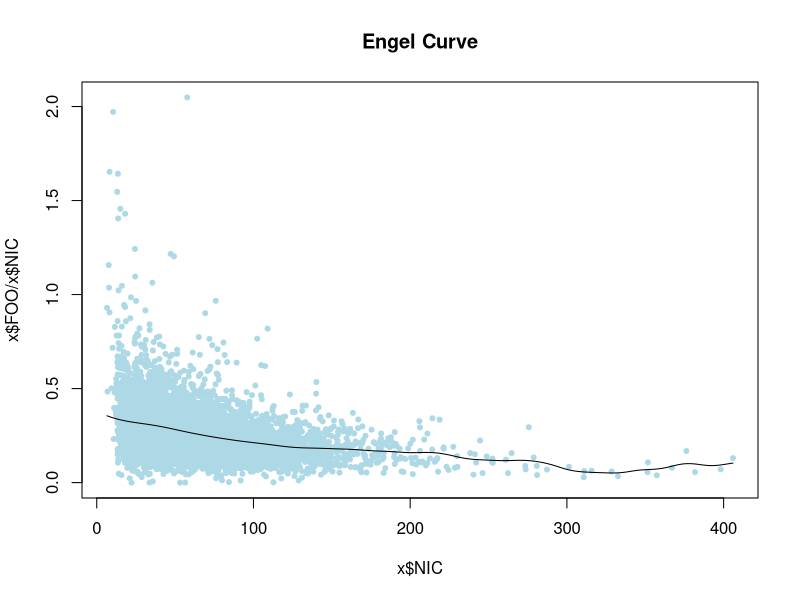

Here is the R script that generated this plot:

# clear variables and close windows
rm(list = ls(all = TRUE))
graphics.off()

# install and load packages
libraries = c("KernSmooth")
lapply(libraries, function(x) if (!(x %in% installed.packages())) {
install.packages(x)
})
lapply(libraries, library, quietly = TRUE, character.only = TRUE)

# load data
x = read.csv("fes76.txt", sep = ";", dec = ".")
x = x[, c("NIC", "FOO")]
x = x[order(x$NIC), ]
x = x[x$FOO/x$NIC <= 3, ]  # Delete unplausible food shares

plot(x$NIC, x$FOO/x$NIC, col = "lightblue", pch = 20, main = "Engel Curve")

# Estimate regression function using local polynomials.
mh = locpoly(x$NIC, x$FOO/x$NIC, degree = 0, kernel = "normal", bandwidth = 10)
lines(mh)